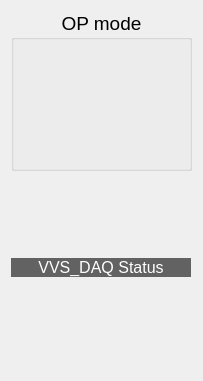
  <widget class="QWidget" name="layoutWidget" >
   <property name="geometry" >
    <rect>
     <x>17</x>
     <y>19</y>
     <width>183</width>
     <height>381</height>
    </rect>
   </property>
   <layout class="QGridLayout" >
    <item row="0" column="0" >
     <widget class="QGroupBox" name="groupBox" >
      <property name="maximumSize" >
       <size>
        <width>250</width>
        <height>160</height>
       </size>
      </property>
      <property name="font" >
       <font>
        <pointsize>14</pointsize>
       </font>
      </property>
      <property name="autoFillBackground" >
       <bool>false</bool>
      </property>
      <property name="title" >
       <string>OP mode</string>
      </property>
      <property name="alignment" >
       <set>Qt::AlignHCenter</set>
      </property>
      <property name="flat" >
       <bool>false</bool>
      </property>
      <property name="checkable" >
       <bool>false</bool>
      </property>
      <layout class="QGridLayout" >
       <item row="0" column="0" >
        <widget class="CAMbboButton" name="caMbboButton" >
         <property name="sizePolicy" >
          <sizepolicy vsizetype="Minimum" hsizetype="Preferred" >
           <horstretch>0</horstretch>
           <verstretch>0</verstretch>
          </sizepolicy>
         </property>
         <property name="minimumSize" >
          <size>
           <width>0</width>
           <height>115</height>
          </size>
         </property>
         <property name="maximumSize" >
          <size>
           <width>16777215</width>
           <height>115</height>
          </size>
         </property>
         <property name="font" >
          <font>
           <pointsize>14</pointsize>
          </font>
         </property>
         <property name="align" stdset="0" >
          <enum>CAMbboButton::Vertical</enum>
         </property>
         <property name="pvlist" stdset="0" >
          <stringlist/>
         </property>
         <property name="pvname" >
          <string>VVS_OP_MODE</string>
         </property>
         <property name="textlist" >
          <stringlist>
           <string>Remote</string>
           <string>Local</string>
           <string>Calibration</string>
          </stringlist>
         </property>
         <property name="bitlist" >
          <stringlist>
           <string>1</string>
           <string>2</string>
           <string>3</string>
          </stringlist>
         </property>
         <property name="selColor" >
          <color>
           <red>0</red>
           <green>255</green>
           <blue>0</blue>
          </color>
         </property>
        </widget>
       </item>
      </layout>
     </widget>
    </item>
    <item row="1" column="0" >
     <spacer>
      <property name="orientation" >
       <enum>Qt::Vertical</enum>
      </property>
      <property name="sizeType" >
       <enum>QSizePolicy::Fixed</enum>
      </property>
      <property name="sizeHint" >
       <size>
        <width>181</width>
        <height>81</height>
       </size>
      </property>
     </spacer>
    </item>
    <item row="3" column="0" >
     <spacer>
      <property name="orientation" >
       <enum>Qt::Vertical</enum>
      </property>
      <property name="sizeHint" >
       <size>
        <width>20</width>
        <height>40</height>
       </size>
      </property>
     </spacer>
    </item>
    <item row="2" column="0" >
     <layout class="QGridLayout" >
      <item row="0" column="0" >
       <widget class="QLabel" name="label_7" >
        <property name="maximumSize" >
         <size>
          <width>16777215</width>
          <height>22</height>
         </size>
        </property>
        <property name="palette" >
         <palette>
          <active>
           <colorrole role="WindowText" >
            <brush brushstyle="SolidPattern" >
             <color alpha="255" >
              <red>255</red>
              <green>255</green>
              <blue>255</blue>
             </color>
            </brush>
           </colorrole>
           <colorrole role="Base" >
            <brush brushstyle="SolidPattern" >
             <color alpha="255" >
              <red>255</red>
              <green>255</green>
              <blue>255</blue>
             </color>
            </brush>
           </colorrole>
           <colorrole role="Window" >
            <brush brushstyle="SolidPattern" >
             <color alpha="150" >
              <red>0</red>
              <green>0</green>
              <blue>0</blue>
             </color>
            </brush>
           </colorrole>
          </active>
          <inactive>
           <colorrole role="WindowText" >
            <brush brushstyle="SolidPattern" >
             <color alpha="255" >
              <red>255</red>
              <green>255</green>
              <blue>255</blue>
             </color>
            </brush>
           </colorrole>
           <colorrole role="Base" >
            <brush brushstyle="SolidPattern" >
             <color alpha="255" >
              <red>255</red>
              <green>255</green>
              <blue>255</blue>
             </color>
            </brush>
           </colorrole>
           <colorrole role="Window" >
            <brush brushstyle="SolidPattern" >
             <color alpha="150" >
              <red>0</red>
              <green>0</green>
              <blue>0</blue>
             </color>
            </brush>
           </colorrole>
          </inactive>
          <disabled>
           <colorrole role="WindowText" >
            <brush brushstyle="SolidPattern" >
             <color alpha="255" >
              <red>115</red>
              <green>115</green>
              <blue>115</blue>
             </color>
            </brush>
           </colorrole>
           <colorrole role="Base" >
            <brush brushstyle="SolidPattern" >
             <color alpha="150" >
              <red>0</red>
              <green>0</green>
              <blue>0</blue>
             </color>
            </brush>
           </colorrole>
           <colorrole role="Window" >
            <brush brushstyle="SolidPattern" >
             <color alpha="150" >
              <red>0</red>
              <green>0</green>
              <blue>0</blue>
             </color>
            </brush>
           </colorrole>
          </disabled>
         </palette>
        </property>
        <property name="font" >
         <font>
          <pointsize>12</pointsize>
          <weight>50</weight>
          <bold>false</bold>
         </font>
        </property>
        <property name="autoFillBackground" >
         <bool>true</bool>
        </property>
        <property name="text" >
         <string>VVS_DAQ Status</string>
        </property>
        <property name="alignment" >
         <set>Qt::AlignCenter</set>
        </property>
       </widget>
      </item>
      <item row="1" column="0" >
       <layout class="QHBoxLayout" >
        <item>
         <layout class="QVBoxLayout" >
          <property name="spacing" >
           <number>0</number>
          </property>
          <item>
           <layout class="QHBoxLayout" >
            <property name="spacing" >
             <number>0</number>
            </property>
            <item>
             <widget class="CAImageMbbi" name="s1_8" >
              <property name="minimumSize" >
               <size>
                <width>20</width>
                <height>10</height>
               </size>
              </property>
              <property name="maximumSize" >
               <size>
                <width>30</width>
                <height>30</height>
               </size>
              </property>
              <property name="pvname" >
               <string>VVS_STATUS</string>
              </property>
              <property name="dmode" stdset="0" >
               <enum>CAImageMbbi::TrueFalse</enum>
              </property>
              <property name="falsepxm" stdset="0" >
               <pixmap>../../../../opi/images/DDS_MC_rect_off.png</pixmap>
              </property>
              <property name="truepxm" stdset="0" >
               <pixmap>../../../../opi/images/DDS_MC_rect_on.png</pixmap>
              </property>
              <property name="index" >
               <number>1</number>
              </property>
             </widget>
            </item>
            <item>
             <widget class="CAImageMbbi" name="s1_9" >
              <property name="minimumSize" >
               <size>
                <width>20</width>
                <height>10</height>
               </size>
              </property>
              <property name="maximumSize" >
               <size>
                <width>30</width>
                <height>30</height>
               </size>
              </property>
              <property name="pvname" >
               <string>VVS_STATUS</string>
              </property>
              <property name="dmode" stdset="0" >
               <enum>CAImageMbbi::TrueFalse</enum>
              </property>
              <property name="falsepxm" stdset="0" >
               <pixmap>../../../../opi/images/DDS_MC_rect_off.png</pixmap>
              </property>
              <property name="truepxm" stdset="0" >
               <pixmap>../../../../opi/images/DDS_MC_rect_on.png</pixmap>
              </property>
              <property name="index" >
               <number>2</number>
              </property>
             </widget>
            </item>
            <item>
             <widget class="CAImageMbbi" name="s1_10" >
              <property name="minimumSize" >
               <size>
                <width>20</width>
                <height>10</height>
               </size>
              </property>
              <property name="maximumSize" >
               <size>
                <width>30</width>
                <height>30</height>
               </size>
              </property>
              <property name="pvname" >
               <string>VVS_STATUS</string>
              </property>
              <property name="dmode" stdset="0" >
               <enum>CAImageMbbi::TrueFalse</enum>
              </property>
              <property name="falsepxm" stdset="0" >
               <pixmap>../../../../opi/images/DDS_MC_rect_off.png</pixmap>
              </property>
              <property name="truepxm" stdset="0" >
               <pixmap>../../../../opi/images/DDS_MC_rect_on.png</pixmap>
              </property>
              <property name="index" >
               <number>3</number>
              </property>
             </widget>
            </item>
            <item>
             <widget class="CAImageMbbi" name="s1_11" >
              <property name="minimumSize" >
               <size>
                <width>20</width>
                <height>10</height>
               </size>
              </property>
              <property name="maximumSize" >
               <size>
                <width>30</width>
                <height>30</height>
               </size>
              </property>
              <property name="pvname" >
               <string>VVS_STATUS</string>
              </property>
              <property name="dmode" stdset="0" >
               <enum>CAImageMbbi::TrueFalse</enum>
              </property>
              <property name="falsepxm" stdset="0" >
               <pixmap>../../../../opi/images/DDS_MC_rect_off.png</pixmap>
              </property>
              <property name="truepxm" stdset="0" >
               <pixmap>../../../../opi/images/DDS_MC_rect_on.png</pixmap>
              </property>
              <property name="index" >
               <number>4</number>
              </property>
             </widget>
            </item>
            <item>
             <widget class="CAImageMbbi" name="s1_12" >
              <property name="minimumSize" >
               <size>
                <width>20</width>
                <height>10</height>
               </size>
              </property>
              <property name="maximumSize" >
               <size>
                <width>30</width>
                <height>30</height>
               </size>
              </property>
              <property name="pvname" >
               <string>VVS_STATUS</string>
              </property>
              <property name="dmode" stdset="0" >
               <enum>CAImageMbbi::TrueFalse</enum>
              </property>
              <property name="falsepxm" stdset="0" >
               <pixmap>../../../../opi/images/DDS_MC_rect_off.png</pixmap>
              </property>
              <property name="truepxm" stdset="0" >
               <pixmap>../../../../opi/images/DDS_MC_rect_on.png</pixmap>
              </property>
              <property name="index" >
               <number>5</number>
              </property>
             </widget>
            </item>
            <item>
             <widget class="CAImageMbbi" name="s1_13" >
              <property name="minimumSize" >
               <size>
                <width>20</width>
                <height>10</height>
               </size>
              </property>
              <property name="maximumSize" >
               <size>
                <width>30</width>
                <height>30</height>
               </size>
              </property>
              <property name="pvname" >
               <string>VVS_STATUS</string>
              </property>
              <property name="dmode" stdset="0" >
               <enum>CAImageMbbi::TrueFalse</enum>
              </property>
              <property name="falsepxm" stdset="0" >
               <pixmap>../../../../opi/images/DDS_MC_rect_off.png</pixmap>
              </property>
              <property name="truepxm" stdset="0" >
               <pixmap>../../../../opi/images/DDS_MC_rect_on.png</pixmap>
              </property>
              <property name="index" >
               <number>6</number>
              </property>
             </widget>
            </item>
           </layout>
          </item>
          <item>
           <widget class="CALabel" name="s1_14" >
            <property name="minimumSize" >
             <size>
              <width>120</width>
              <height>20</height>
             </size>
            </property>
            <property name="maximumSize" >
             <size>
              <width>180</width>
              <height>30</height>
             </size>
            </property>
            <property name="palette" >
             <palette>
              <active>
               <colorrole role="WindowText" >
                <brush brushstyle="SolidPattern" >
                 <color alpha="255" >
                  <red>0</red>
                  <green>0</green>
                  <blue>0</blue>
                 </color>
                </brush>
               </colorrole>
              </active>
              <inactive>
               <colorrole role="WindowText" >
                <brush brushstyle="SolidPattern" >
                 <color alpha="255" >
                  <red>0</red>
                  <green>0</green>
                  <blue>0</blue>
                 </color>
                </brush>
               </colorrole>
              </inactive>
              <disabled>
               <colorrole role="WindowText" >
                <brush brushstyle="SolidPattern" >
                 <color alpha="255" >
                  <red>115</red>
                  <green>115</green>
                  <blue>115</blue>
                 </color>
                </brush>
               </colorrole>
              </disabled>
             </palette>
            </property>
            <property name="font" >
             <font>
              <pointsize>12</pointsize>
              <weight>75</weight>
              <bold>true</bold>
             </font>
            </property>
            <property name="autoFillBackground" >
             <bool>true</bool>
            </property>
            <property name="alignment" >
             <set>Qt::AlignLeading|Qt::AlignLeft|Qt::AlignVCenter</set>
            </property>
            <property name="wordWrap" >
             <bool>false</bool>
            </property>
            <property name="indent" >
             <number>5</number>
            </property>
            <property name="pvname" >
             <string>VVS_STATUS</string>
            </property>
            <property name="dmode" stdset="0" >
             <enum>CALabel::Choice</enum>
            </property>
            <property name="cmode" stdset="0" >
             <enum>CALabel::Alarm</enum>
            </property>
            <property name="ttdmode" stdset="0" >
             <enum>CALabel::Hide</enum>
            </property>
            <property name="dbrequest" stdset="0" >
             <enum>CALabel::DBRGSTR</enum>
            </property>
            <property name="messages" stdset="0" >
             <stringlist/>
            </property>
           </widget>
          </item>
         </layout>
        </item>
       </layout>
      </item>
     </layout>
    </item>
   </layout>
  </widget>
